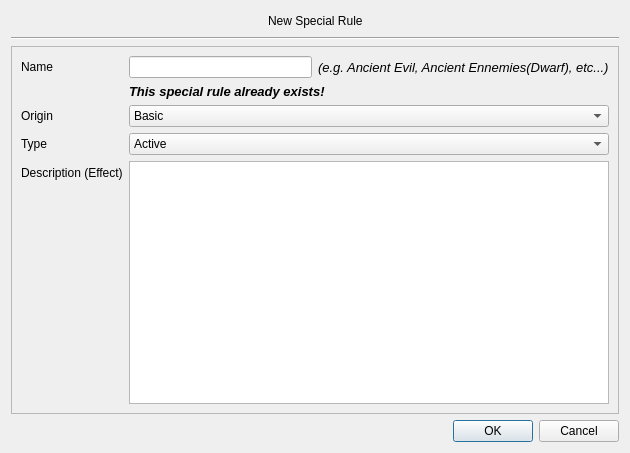
<?xml version="1.0" encoding="UTF-8"?>
<ui version="4.0">
 <class>Dialog</class>
 <widget class="QDialog" name="Dialog">
  <property name="geometry">
   <rect>
    <x>0</x>
    <y>0</y>
    <width>630</width>
    <height>453</height>
   </rect>
  </property>
  <property name="windowTitle">
   <string>Dialog</string>
  </property>
  <layout class="QVBoxLayout" name="verticalLayout_3">
   <item>
    <layout class="QHBoxLayout" name="horizontalLayout">
     <item>
      <spacer name="horizontalSpacer_2">
       <property name="orientation">
        <enum>Qt::Horizontal</enum>
       </property>
       <property name="sizeHint" stdset="0">
        <size>
         <width>40</width>
         <height>20</height>
        </size>
       </property>
      </spacer>
     </item>
     <item>
      <widget class="QLabel" name="titleLabel">
       <property name="text">
        <string>New Special Rule</string>
       </property>
      </widget>
     </item>
     <item>
      <spacer name="horizontalSpacer_3">
       <property name="orientation">
        <enum>Qt::Horizontal</enum>
       </property>
       <property name="sizeHint" stdset="0">
        <size>
         <width>40</width>
         <height>20</height>
        </size>
       </property>
      </spacer>
     </item>
    </layout>
   </item>
   <item>
    <widget class="Line" name="line">
     <property name="orientation">
      <enum>Qt::Horizontal</enum>
     </property>
    </widget>
   </item>
   <item>
    <widget class="QScrollArea" name="scrollArea">
     <property name="widgetResizable">
      <bool>true</bool>
     </property>
     <widget class="QWidget" name="scrollAreaWidgetContents">
      <property name="geometry">
       <rect>
        <x>0</x>
        <y>0</y>
        <width>604</width>
        <height>340</height>
       </rect>
      </property>
      <property name="maximumSize">
       <size>
        <width>16777215</width>
        <height>710</height>
       </size>
      </property>
      <layout class="QFormLayout" name="formLayout">
       <property name="fieldGrowthPolicy">
        <enum>QFormLayout::AllNonFixedFieldsGrow</enum>
       </property>
       <item row="0" column="0">
        <widget class="QLabel" name="nameLabel">
         <property name="text">
          <string>Name</string>
         </property>
        </widget>
       </item>
       <item row="0" column="1">
        <layout class="QHBoxLayout" name="nameLayout">
         <item>
          <widget class="QLineEdit" name="nameInput">
           <property name="enabled">
            <bool>true</bool>
           </property>
           <property name="inputMask">
            <string/>
           </property>
           <property name="text">
            <string/>
           </property>
          </widget>
         </item>
         <item>
          <widget class="QLabel" name="helperName">
           <property name="font">
            <font>
             <pointsize>10</pointsize>
             <italic>true</italic>
             <underline>false</underline>
            </font>
           </property>
           <property name="text">
            <string>(e.g. Ancient Evil, Ancient Ennemies(Dwarf), etc...)</string>
           </property>
          </widget>
         </item>
        </layout>
       </item>
       <item row="3" column="0">
        <widget class="QLabel" name="pointsLabel">
         <property name="text">
          <string>Type</string>
         </property>
        </widget>
       </item>
       <item row="3" column="1">
        <layout class="QHBoxLayout" name="horizontalLayout_2">
         <item>
          <widget class="QComboBox" name="typeComboBox">
           <property name="font">
            <font>
             <underline>false</underline>
            </font>
           </property>
           <property name="styleSheet">
            <string notr="true"/>
           </property>
           <property name="minimumContentsLength">
            <number>0</number>
           </property>
           <item>
            <property name="text">
             <string>Active</string>
            </property>
           </item>
           <item>
            <property name="text">
             <string>Passive</string>
            </property>
           </item>
           <item>
            <property name="text">
             <string>Other</string>
            </property>
           </item>
          </widget>
         </item>
        </layout>
       </item>
       <item row="6" column="0">
        <widget class="QLabel" name="descriptionLabel">
         <property name="text">
          <string>Description (Effect)</string>
         </property>
        </widget>
       </item>
       <item row="6" column="1">
        <widget class="QPlainTextEdit" name="description"/>
       </item>
       <item row="1" column="1">
        <widget class="QLabel" name="hintName">
         <property name="font">
          <font>
           <pointsize>10</pointsize>
           <weight>75</weight>
           <italic>true</italic>
           <bold>true</bold>
          </font>
         </property>
         <property name="text">
          <string>This special rule already exists!</string>
         </property>
        </widget>
       </item>
       <item row="2" column="0">
        <widget class="QLabel" name="label_2">
         <property name="text">
          <string>Origin</string>
         </property>
        </widget>
       </item>
       <item row="2" column="1">
        <widget class="QComboBox" name="originComboBox">
         <item>
          <property name="text">
           <string>Basic</string>
          </property>
         </item>
         <item>
          <property name="text">
           <string>Companies</string>
          </property>
         </item>
         <item>
          <property name="text">
           <string>Equipement</string>
          </property>
         </item>
        </widget>
       </item>
      </layout>
     </widget>
    </widget>
   </item>
   <item>
    <widget class="QDialogButtonBox" name="buttonBox">
     <property name="orientation">
      <enum>Qt::Horizontal</enum>
     </property>
     <property name="standardButtons">
      <set>QDialogButtonBox::Cancel|QDialogButtonBox::Ok</set>
     </property>
    </widget>
   </item>
  </layout>
 </widget>
 <resources/>
 <connections>
  <connection>
   <sender>buttonBox</sender>
   <signal>accepted()</signal>
   <receiver>Dialog</receiver>
   <slot>checkFormAndSave()</slot>
   <hints>
    <hint type="sourcelabel">
     <x>254</x>
     <y>735</y>
    </hint>
    <hint type="destinationlabel">
     <x>157</x>
     <y>274</y>
    </hint>
   </hints>
  </connection>
  <connection>
   <sender>buttonBox</sender>
   <signal>rejected()</signal>
   <receiver>Dialog</receiver>
   <slot>confirmQuit()</slot>
   <hints>
    <hint type="sourcelabel">
     <x>322</x>
     <y>735</y>
    </hint>
    <hint type="destinationlabel">
     <x>286</x>
     <y>274</y>
    </hint>
   </hints>
  </connection>
  <connection>
   <sender>nameInput</sender>
   <signal>editingFinished()</signal>
   <receiver>Dialog</receiver>
   <slot>checkNameNotExists()</slot>
   <hints>
    <hint type="sourcelabel">
     <x>250</x>
     <y>83</y>
    </hint>
    <hint type="destinationlabel">
     <x>314</x>
     <y>226</y>
    </hint>
   </hints>
  </connection>
 </connections>
 <slots>
  <slot>checkFormAndSave()</slot>
  <slot>confirmQuit()</slot>
  <slot>addSpecialRule()</slot>
  <slot>createSpecialRule()</slot>
  <slot>removeSpecialRule()</slot>
  <slot>checkNameNotExists()</slot>
 </slots>
</ui>
